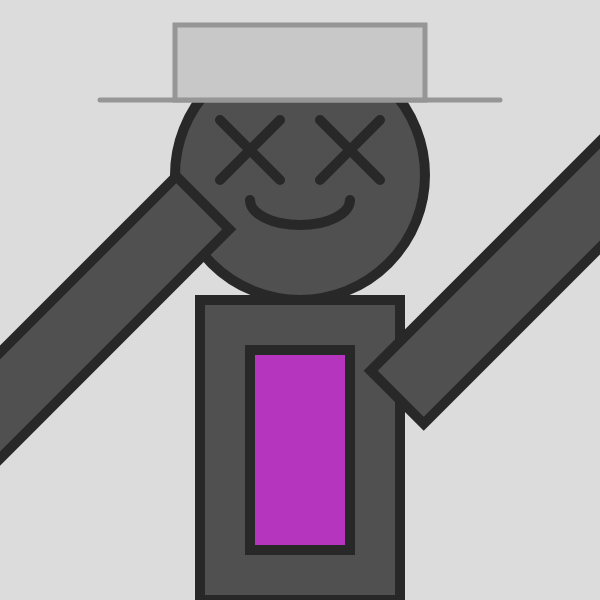
Frame 1 (no input)
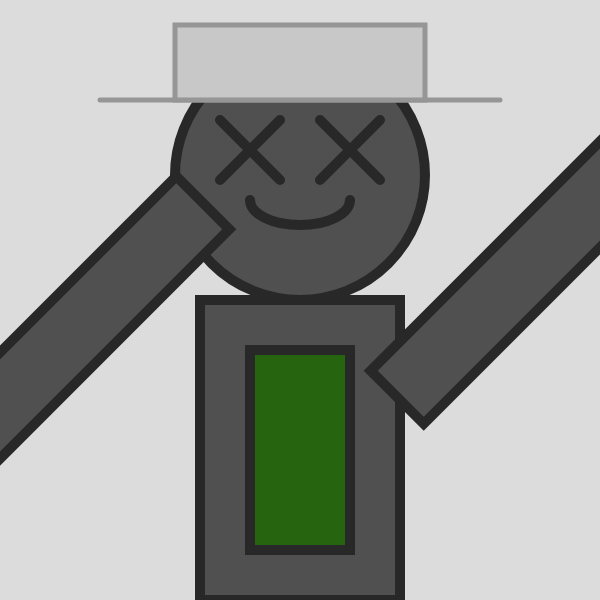
Frame 60 (no input)
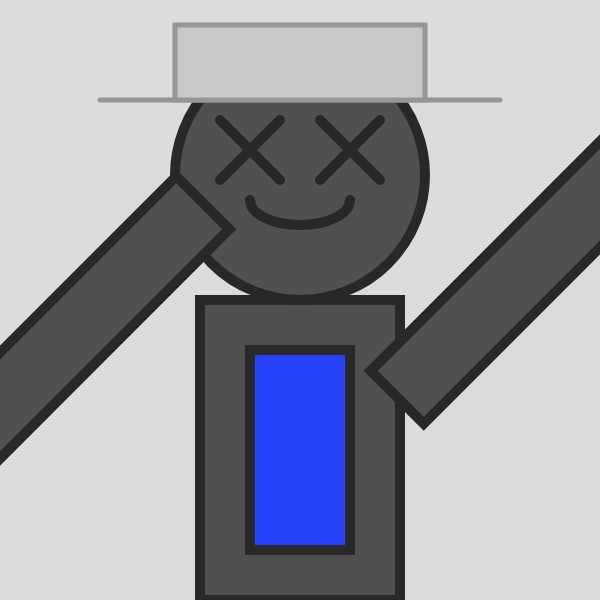
Frame 120 (the mouse pressed at the canvas centre since frame 60)

The p5.js sketch that drew these frames (run headless with seeded random() and noise() and a simulated clock; from frame 60 on, the mouse is pressed at the canvas centre):

// p5.js sketch
// ── sketch.js
var rotationAngle = 45;

function setup() {
  createCanvas(600, 600);
  angleMode(DEGREES);
}

function draw() {
  background(220);

  fill(80);
  stroke(40);
  strokeWeight(10);

  // torso 
  rect(200,300,200,300);
  fill(random(0,255),random(0,255),random(0,255));
  rect(250, 350, 100, 200);


  // head & face
  fill(80);
  ellipse(300,175,250);
  drawCrossEye(250, 150, 30);
  drawCrossEye(350, 150, 30);
  arc(300, 200, 100, 50, 0, 180, open);



  //arms

  //discover new points when rotated, assuming the center of the screen is the origin
  var newLeftRotationPoint = findNewRotationPoint(0,-100, rotationAngle);
  var newRightRotationPoint = findNewRotationPoint(0,100, rotationAngle);
  
  push();
  translate(width/2, height/2);
  rotate(rotationAngle);
  rect(-175,0, 75 ,400);
  rect(100,-400, 75 ,400);
  pop();

  //hat
  fill(200);
  stroke(150);
  strokeWeight(5);
  line(100, 100, 500, 100);
  rect(175, 25, 250, 75);


}

function drawCrossEye(xPosition, yPosition, lineSize)
{
  line(xPosition - lineSize, yPosition - lineSize, xPosition + lineSize, yPosition + lineSize);
  line(xPosition + lineSize, yPosition - lineSize, xPosition - lineSize, yPosition + lineSize);
}

//this function only works rotating points about the origin.
function findNewRotationPoint(originalX, originalY, angle)
{
  newRotationPoint = [0,0];

  //find horizontal
  newRotationPoint[0] = (originalX * cos(angle)) - (originalY * sin(angle))
  newRotationPoint[1] = (originalX * sin(angle)) - (originalY * cos(angle))
}
